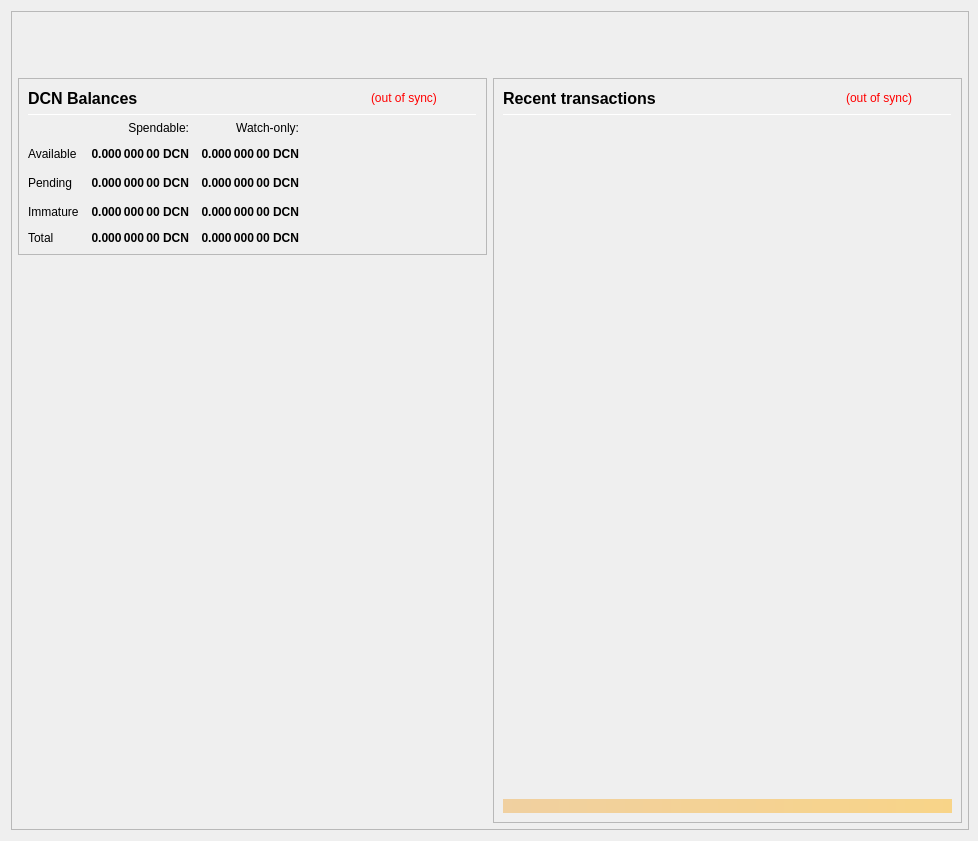
<?xml version="1.0" encoding="UTF-8"?>
<ui version="4.0">
 <class>OverviewPage</class>
 <widget class="QWidget" name="OverviewPage">
  <property name="geometry">
   <rect>
    <x>0</x>
    <y>0</y>
    <width>978</width>
    <height>841</height>
   </rect>
  </property>
  <property name="minimumSize">
   <size>
    <width>960</width>
    <height>682</height>
   </size>
  </property>
  <property name="font">
   <font>
    <weight>50</weight>
    <bold>false</bold>
   </font>
  </property>
  <property name="windowTitle">
   <string>Form</string>
  </property>
  <layout class="QVBoxLayout" name="topLayout" stretch="0">
   <property name="rightMargin">
    <number>9</number>
   </property>
   <item>
    <widget class="QFrame" name="frame_BG">
     <property name="minimumSize">
      <size>
       <width>850</width>
       <height>610</height>
      </size>
     </property>
     <property name="maximumSize">
      <size>
       <width>16777215</width>
       <height>16777215</height>
      </size>
     </property>
     <property name="frameShape">
      <enum>QFrame::StyledPanel</enum>
     </property>
     <property name="frameShadow">
      <enum>QFrame::Raised</enum>
     </property>
     <layout class="QVBoxLayout" name="verticalLayout_3" stretch="0">
      <property name="leftMargin">
       <number>0</number>
      </property>
      <property name="topMargin">
       <number>0</number>
      </property>
      <property name="rightMargin">
       <number>0</number>
      </property>
      <property name="bottomMargin">
       <number>6</number>
      </property>
      <item>
       <layout class="QVBoxLayout" name="verticalLayout_Master" stretch="0,1">
        <property name="leftMargin">
         <number>0</number>
        </property>
        <property name="topMargin">
         <number>0</number>
        </property>
        <property name="rightMargin">
         <number>0</number>
        </property>
        <property name="bottomMargin">
         <number>0</number>
        </property>
        <item>
         <widget class="QFrame" name="frame_Header">
          <layout class="QVBoxLayout" name="verticalLayout_Header" stretch="0">
           <property name="leftMargin">
            <number>0</number>
           </property>
           <property name="topMargin">
            <number>0</number>
           </property>
           <property name="rightMargin">
            <number>0</number>
           </property>
           <property name="bottomMargin">
            <number>0</number>
           </property>
           <item>
            <layout class="QHBoxLayout" name="horizontalLayout_Header" stretch="1,0">
             <property name="spacing">
              <number>6</number>
             </property>
             <item>
              <spacer name="horizontalSpacer_Header">
               <property name="orientation">
                <enum>Qt::Horizontal</enum>
               </property>
               <property name="sizeHint" stdset="0">
                <size>
                 <width>40</width>
                 <height>20</height>
                </size>
               </property>
              </spacer>
             </item>
             <item>
              <widget class="QLabel" name="labelOverviewHeaderRight">
               <property name="minimumSize">
                <size>
                 <width>464</width>
                 <height>60</height>
                </size>
               </property>
               <property name="maximumSize">
                <size>
                 <width>16777215</width>
                 <height>60</height>
                </size>
               </property>
               <property name="font">
                <font>
                 <pointsize>14</pointsize>
                </font>
               </property>
               <property name="text">
                <string/>
               </property>
               <property name="alignment">
                <set>Qt::AlignRight|Qt::AlignTrailing|Qt::AlignVCenter</set>
               </property>
              </widget>
             </item>
            </layout>
           </item>
          </layout>
         </widget>
        </item>
        <item>
         <widget class="QFrame" name="frame_Content">
          <layout class="QVBoxLayout" name="verticalLayout_Content">
           <property name="leftMargin">
            <number>6</number>
           </property>
           <property name="topMargin">
            <number>0</number>
           </property>
           <property name="rightMargin">
            <number>6</number>
           </property>
           <property name="bottomMargin">
            <number>0</number>
           </property>
           <item>
            <layout class="QHBoxLayout" name="horizontalLayout_Content" stretch="1,1">
             <property name="spacing">
              <number>6</number>
             </property>
             <item>
              <layout class="QVBoxLayout" name="verticalLayout_left" stretch="0,0">
               <item>
                <widget class="QFrame" name="frameBalances">
                 <property name="frameShape">
                  <enum>QFrame::StyledPanel</enum>
                 </property>
                 <property name="frameShadow">
                  <enum>QFrame::Raised</enum>
                 </property>
                 <layout class="QVBoxLayout" name="verticalLayout_4">
                  <item>
                   <layout class="QHBoxLayout" name="hlBalancesHeader" stretch="2,0,0">
                    <property name="spacing">
                     <number>6</number>
                    </property>
                    <item>
                     <widget class="QLabel" name="labelBalances">
                      <property name="minimumSize">
                       <size>
                        <width>0</width>
                        <height>0</height>
                       </size>
                      </property>
                      <property name="font">
                       <font>
                        <pointsize>12</pointsize>
                        <weight>75</weight>
                        <bold>true</bold>
                       </font>
                      </property>
                      <property name="text">
                       <string>DCN Balances</string>
                      </property>
                     </widget>
                    </item>
                    <item>
                     <widget class="QLabel" name="labelWalletStatus">
                      <property name="cursor">
                       <cursorShape>WhatsThisCursor</cursorShape>
                      </property>
                      <property name="toolTip">
                       <string>The displayed information may be out of date. Your wallet automatically synchronizes with the Demo Coin network after a connection is established, but this process has not completed yet.</string>
                      </property>
                      <property name="styleSheet">
                       <string notr="true">QLabel { color: red; }</string>
                      </property>
                      <property name="text">
                       <string notr="true">(out of sync)</string>
                      </property>
                      <property name="alignment">
                       <set>Qt::AlignLeading|Qt::AlignLeft|Qt::AlignVCenter</set>
                      </property>
                     </widget>
                    </item>
                    <item>
                     <spacer name="hsBalancesHeader">
                      <property name="orientation">
                       <enum>Qt::Horizontal</enum>
                      </property>
                      <property name="sizeHint" stdset="0">
                       <size>
                        <width>40</width>
                        <height>20</height>
                       </size>
                      </property>
                     </spacer>
                    </item>
                   </layout>
                  </item>
                  <item>
                   <widget class="Line" name="lineBalances">
                    <property name="minimumSize">
                     <size>
                      <width>0</width>
                      <height>1</height>
                     </size>
                    </property>
                    <property name="maximumSize">
                     <size>
                      <width>16777215</width>
                      <height>1</height>
                     </size>
                    </property>
                    <property name="orientation">
                     <enum>Qt::Horizontal</enum>
                    </property>
                   </widget>
                  </item>
                  <item>
                   <layout class="QGridLayout" name="gridLayout">
                    <property name="spacing">
                     <number>12</number>
                    </property>
                    <item row="2" column="2">
                     <widget class="QLabel" name="labelWatchPending">
                      <property name="font">
                       <font>
                        <weight>75</weight>
                        <bold>true</bold>
                       </font>
                      </property>
                      <property name="cursor">
                       <cursorShape>ArrowCursor</cursorShape>
                      </property>
                      <property name="toolTip">
                       <string>Unconfirmed transactions to watch-only addresses</string>
                      </property>
                      <property name="text">
                       <string notr="true">0.000 000 00 DCN</string>
                      </property>
                      <property name="alignment">
                       <set>Qt::AlignRight|Qt::AlignTrailing|Qt::AlignVCenter</set>
                      </property>
                      <property name="textInteractionFlags">
                       <set>Qt::NoTextInteraction</set>
                      </property>
                     </widget>
                    </item>
                    <item row="2" column="1">
                     <widget class="QLabel" name="labelUnconfirmed">
                      <property name="font">
                       <font>
                        <weight>75</weight>
                        <bold>true</bold>
                       </font>
                      </property>
                      <property name="cursor">
                       <cursorShape>ArrowCursor</cursorShape>
                      </property>
                      <property name="toolTip">
                       <string>Total of transactions that have yet to be confirmed, and do not yet count toward the spendable balance</string>
                      </property>
                      <property name="text">
                       <string notr="true">0.000 000 00 DCN</string>
                      </property>
                      <property name="alignment">
                       <set>Qt::AlignRight|Qt::AlignTrailing|Qt::AlignVCenter</set>
                      </property>
                      <property name="textInteractionFlags">
                       <set>Qt::NoTextInteraction</set>
                      </property>
                     </widget>
                    </item>
                    <item row="3" column="2">
                     <widget class="QLabel" name="labelWatchImmature">
                      <property name="font">
                       <font>
                        <weight>75</weight>
                        <bold>true</bold>
                       </font>
                      </property>
                      <property name="cursor">
                       <cursorShape>ArrowCursor</cursorShape>
                      </property>
                      <property name="toolTip">
                       <string>Staked or masternode rewards in watch-only addresses that has not yet matured</string>
                      </property>
                      <property name="text">
                       <string notr="true">0.000 000 00 DCN</string>
                      </property>
                      <property name="alignment">
                       <set>Qt::AlignRight|Qt::AlignTrailing|Qt::AlignVCenter</set>
                      </property>
                      <property name="textInteractionFlags">
                       <set>Qt::NoTextInteraction</set>
                      </property>
                     </widget>
                    </item>
                    <item row="4" column="0">
                     <widget class="QLabel" name="labelTotalText">
                      <property name="text">
                       <string>Total</string>
                      </property>
                      <property name="textInteractionFlags">
                       <set>Qt::NoTextInteraction</set>
                      </property>
                     </widget>
                    </item>
                    <item row="3" column="1">
                     <widget class="QLabel" name="labelImmature">
                      <property name="font">
                       <font>
                        <weight>75</weight>
                        <bold>true</bold>
                       </font>
                      </property>
                      <property name="cursor">
                       <cursorShape>ArrowCursor</cursorShape>
                      </property>
                      <property name="toolTip">
                       <string>Staked or masternode rewards that has not yet matured</string>
                      </property>
                      <property name="text">
                       <string notr="true">0.000 000 00 DCN</string>
                      </property>
                      <property name="alignment">
                       <set>Qt::AlignRight|Qt::AlignTrailing|Qt::AlignVCenter</set>
                      </property>
                      <property name="textInteractionFlags">
                       <set>Qt::NoTextInteraction</set>
                      </property>
                     </widget>
                    </item>
                    <item row="2" column="3">
                     <spacer name="hsBalances">
                      <property name="orientation">
                       <enum>Qt::Horizontal</enum>
                      </property>
                      <property name="sizeHint" stdset="0">
                       <size>
                        <width>40</width>
                        <height>20</height>
                       </size>
                      </property>
                     </spacer>
                    </item>
                    <item row="3" column="0">
                     <widget class="QLabel" name="labelImmatureText">
                      <property name="text">
                       <string>Immature</string>
                      </property>
                      <property name="textInteractionFlags">
                       <set>Qt::NoTextInteraction</set>
                      </property>
                     </widget>
                    </item>
                    <item row="4" column="1">
                     <widget class="QLabel" name="labelTotal">
                      <property name="font">
                       <font>
                        <weight>75</weight>
                        <bold>true</bold>
                       </font>
                      </property>
                      <property name="cursor">
                       <cursorShape>ArrowCursor</cursorShape>
                      </property>
                      <property name="toolTip">
                       <string>Your current total balance</string>
                      </property>
                      <property name="text">
                       <string notr="true">0.000 000 00 DCN</string>
                      </property>
                      <property name="alignment">
                       <set>Qt::AlignRight|Qt::AlignTrailing|Qt::AlignVCenter</set>
                      </property>
                      <property name="textInteractionFlags">
                       <set>Qt::NoTextInteraction</set>
                      </property>
                     </widget>
                    </item>
                    <item row="4" column="2">
                     <widget class="QLabel" name="labelWatchTotal">
                      <property name="font">
                       <font>
                        <weight>75</weight>
                        <bold>true</bold>
                       </font>
                      </property>
                      <property name="cursor">
                       <cursorShape>ArrowCursor</cursorShape>
                      </property>
                      <property name="toolTip">
                       <string>Current total balance in watch-only addresses</string>
                      </property>
                      <property name="text">
                       <string notr="true">0.000 000 00 DCN</string>
                      </property>
                      <property name="alignment">
                       <set>Qt::AlignRight|Qt::AlignTrailing|Qt::AlignVCenter</set>
                      </property>
                      <property name="textInteractionFlags">
                       <set>Qt::NoTextInteraction</set>
                      </property>
                     </widget>
                    </item>
                    <item row="0" column="2">
                     <widget class="QLabel" name="labelWatchonly">
                      <property name="text">
                       <string>Watch-only:</string>
                      </property>
                      <property name="alignment">
                       <set>Qt::AlignRight|Qt::AlignTrailing|Qt::AlignVCenter</set>
                      </property>
                     </widget>
                    </item>
                    <item row="1" column="0">
                     <widget class="QLabel" name="labelBalanceText">
                      <property name="text">
                       <string>Available</string>
                      </property>
                      <property name="textInteractionFlags">
                       <set>Qt::NoTextInteraction</set>
                      </property>
                     </widget>
                    </item>
                    <item row="1" column="1">
                     <widget class="QLabel" name="labelBalance">
                      <property name="font">
                       <font>
                        <weight>75</weight>
                        <bold>true</bold>
                       </font>
                      </property>
                      <property name="cursor">
                       <cursorShape>ArrowCursor</cursorShape>
                      </property>
                      <property name="toolTip">
                       <string>Your current spendable balance</string>
                      </property>
                      <property name="text">
                       <string notr="true">0.000 000 00 DCN</string>
                      </property>
                      <property name="alignment">
                       <set>Qt::AlignRight|Qt::AlignTrailing|Qt::AlignVCenter</set>
                      </property>
                      <property name="textInteractionFlags">
                       <set>Qt::NoTextInteraction</set>
                      </property>
                     </widget>
                    </item>
                    <item row="1" column="2">
                     <widget class="QLabel" name="labelWatchAvailable">
                      <property name="font">
                       <font>
                        <weight>75</weight>
                        <bold>true</bold>
                       </font>
                      </property>
                      <property name="cursor">
                       <cursorShape>ArrowCursor</cursorShape>
                      </property>
                      <property name="toolTip">
                       <string>Your current balance in watch-only addresses</string>
                      </property>
                      <property name="text">
                       <string notr="true">0.000 000 00 DCN</string>
                      </property>
                      <property name="alignment">
                       <set>Qt::AlignRight|Qt::AlignTrailing|Qt::AlignVCenter</set>
                      </property>
                      <property name="textInteractionFlags">
                       <set>Qt::NoTextInteraction</set>
                      </property>
                     </widget>
                    </item>
                    <item row="2" column="0">
                     <widget class="QLabel" name="labelPendingText">
                      <property name="text">
                       <string>Pending</string>
                      </property>
                      <property name="textInteractionFlags">
                       <set>Qt::NoTextInteraction</set>
                      </property>
                     </widget>
                    </item>
                    <item row="0" column="1">
                     <widget class="QLabel" name="labelSpendable">
                      <property name="text">
                       <string>Spendable:</string>
                      </property>
                      <property name="alignment">
                       <set>Qt::AlignRight|Qt::AlignTrailing|Qt::AlignVCenter</set>
                      </property>
                     </widget>
                    </item>
                   </layout>
                  </item>
                 </layout>
                </widget>
               </item>
               <item>
                <spacer name="verticalSpacer">
                 <property name="orientation">
                  <enum>Qt::Vertical</enum>
                 </property>
                 <property name="sizeHint" stdset="0">
                  <size>
                   <width>20</width>
                   <height>40</height>
                  </size>
                 </property>
                </spacer>
               </item>
              </layout>
             </item>
             <item>
              <layout class="QVBoxLayout" name="verticalLayout_right" stretch="1">
               <item>
                <widget class="QFrame" name="frame_RecentTransactions">
                 <property name="minimumSize">
                  <size>
                   <width>0</width>
                   <height>0</height>
                  </size>
                 </property>
                 <property name="frameShape">
                  <enum>QFrame::StyledPanel</enum>
                 </property>
                 <property name="frameShadow">
                  <enum>QFrame::Raised</enum>
                 </property>
                 <layout class="QVBoxLayout" name="verticalLayout_1" stretch="0,0,0,0,0">
                  <item>
                   <layout class="QHBoxLayout" name="horizontalLayout_2" stretch="2,0,0">
                    <property name="spacing">
                     <number>3</number>
                    </property>
                    <item>
                     <widget class="QLabel" name="label_4">
                      <property name="minimumSize">
                       <size>
                        <width>0</width>
                        <height>20</height>
                       </size>
                      </property>
                      <property name="font">
                       <font>
                        <pointsize>12</pointsize>
                        <weight>75</weight>
                        <bold>true</bold>
                       </font>
                      </property>
                      <property name="text">
                       <string>Recent transactions</string>
                      </property>
                     </widget>
                    </item>
                    <item>
                     <widget class="QLabel" name="labelTransactionsStatus">
                      <property name="cursor">
                       <cursorShape>WhatsThisCursor</cursorShape>
                      </property>
                      <property name="toolTip">
                       <string>The displayed information may be out of date. Your wallet automatically synchronizes with the Demo Coin network after a connection is established, but this process has not completed yet.</string>
                      </property>
                      <property name="styleSheet">
                       <string notr="true">QLabel { color: red; }</string>
                      </property>
                      <property name="text">
                       <string notr="true">(out of sync)</string>
                      </property>
                      <property name="alignment">
                       <set>Qt::AlignRight|Qt::AlignTrailing|Qt::AlignVCenter</set>
                      </property>
                     </widget>
                    </item>
                    <item>
                     <spacer name="horizontalSpacer">
                      <property name="orientation">
                       <enum>Qt::Horizontal</enum>
                      </property>
                      <property name="sizeHint" stdset="0">
                       <size>
                        <width>40</width>
                        <height>20</height>
                       </size>
                      </property>
                     </spacer>
                    </item>
                   </layout>
                  </item>
                  <item>
                   <widget class="Line" name="line">
                    <property name="minimumSize">
                     <size>
                      <width>0</width>
                      <height>1</height>
                     </size>
                    </property>
                    <property name="maximumSize">
                     <size>
                      <width>16777215</width>
                      <height>1</height>
                     </size>
                    </property>
                    <property name="orientation">
                     <enum>Qt::Horizontal</enum>
                    </property>
                   </widget>
                  </item>
                  <item>
                   <widget class="QListView" name="listTransactions">
                    <property name="minimumSize">
                     <size>
                      <width>0</width>
                      <height>0</height>
                     </size>
                    </property>
                    <property name="styleSheet">
                     <string notr="true">QListView { background: transparent; }</string>
                    </property>
                    <property name="frameShape">
                     <enum>QFrame::NoFrame</enum>
                    </property>
                    <property name="verticalScrollBarPolicy">
                     <enum>Qt::ScrollBarAlwaysOff</enum>
                    </property>
                    <property name="horizontalScrollBarPolicy">
                     <enum>Qt::ScrollBarAlwaysOff</enum>
                    </property>
                    <property name="selectionMode">
                     <enum>QAbstractItemView::NoSelection</enum>
                    </property>
                   </widget>
                  </item>
                  <item>
                   <spacer name="verticalSpacer_2">
                    <property name="orientation">
                     <enum>Qt::Vertical</enum>
                    </property>
                    <property name="sizeType">
                     <enum>QSizePolicy::Expanding</enum>
                    </property>
                    <property name="sizeHint" stdset="0">
                     <size>
                      <width>20</width>
                      <height>40</height>
                     </size>
                    </property>
                   </spacer>
                  </item>
                  <item>
                   <widget class="QLabel" name="labelAlerts">
                    <property name="maximumSize">
                     <size>
                      <width>16777215</width>
                      <height>16777215</height>
                     </size>
                    </property>
                    <property name="styleSheet">
                     <string notr="true">background-color: qlineargradient(x1: 0, y1: 0, x2: 1, y2: 0, stop:0 #F0D0A0, stop:1 #F8D488); color:#000000;</string>
                    </property>
                    <property name="text">
                     <string/>
                    </property>
                    <property name="wordWrap">
                     <bool>true</bool>
                    </property>
                    <property name="margin">
                     <number>3</number>
                    </property>
                   </widget>
                  </item>
                 </layout>
                </widget>
               </item>
              </layout>
             </item>
            </layout>
           </item>
          </layout>
         </widget>
        </item>
       </layout>
      </item>
     </layout>
    </widget>
   </item>
  </layout>
 </widget>
 <resources/>
 <connections/>
</ui>
